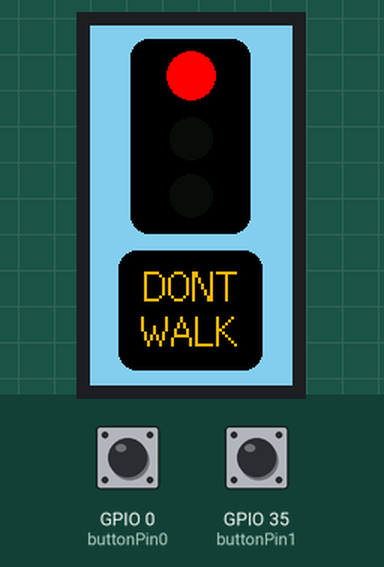
Bench run of a sketch on a simulated ESP32. On the bench: 135×240 colour display. Inputs (shaded band) come from the test bench; at power-on: GPIO 0 (buttonPin0) HIGH, GPIO 35 (buttonPin1) LOW.

Above: at 0.3 s.
At 12.3 s:
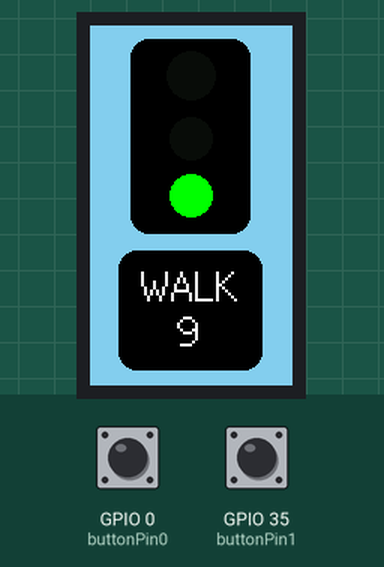
At 14.3 s:
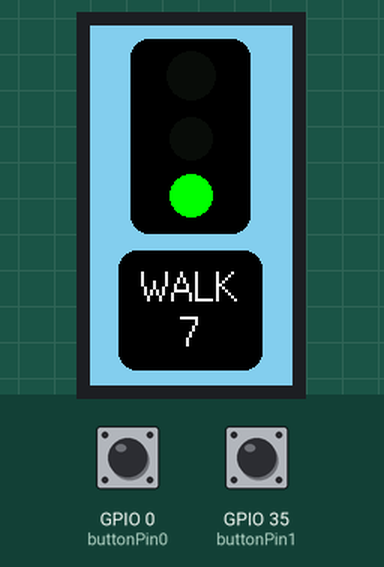
At 17.4 s:
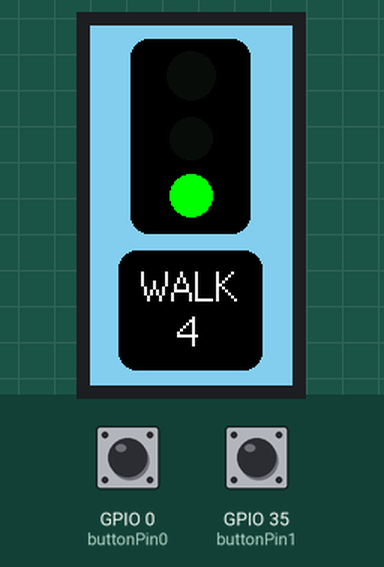
At 21.4 s:
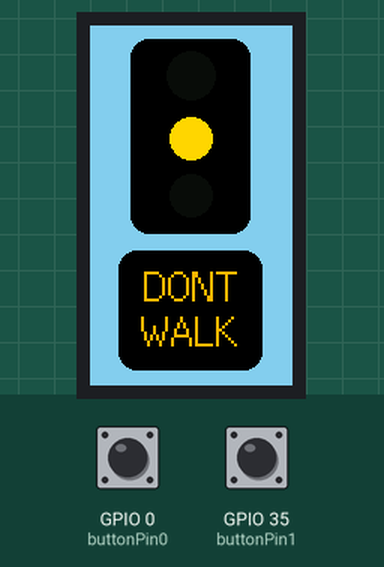
At 35.4 s:
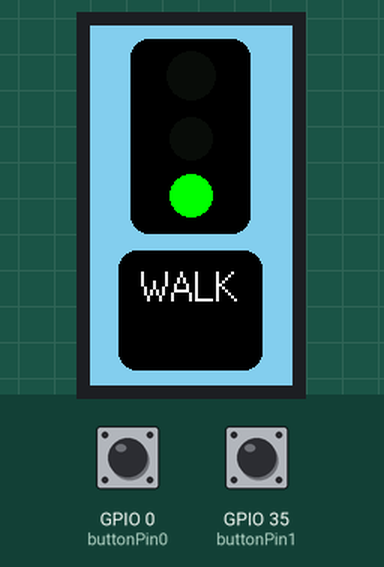

The sketch:

ESP32_TTGO_Traffic_Light.ino
```cpp
// ========================================================================
// ESP32+TTGO Traffic Light
// ========================================================================


#include <TFT_eSPI.h>        // Hardware-specific library
TFT_eSPI tft = TFT_eSPI();   // Invoke library


const int buttonPin0 = 0;
const int buttonPin1 = 35;

const int kCenterX = 67;

const int kTrafficLightY = 9;
const int kTrafficLightWidth = 80;
const int kTrafficLightHeight = 130;
const int kTrafficLightCornerRadius = 12;

const int kTrafficLightStopY = 24;
const int kTrafficLightStopRadius = 16;

const int kTrafficLightWarningY = 66;
const int kTrafficLightWarningRadius = 14;

const int kTrafficLightGoY = 104;
const int kTrafficLightGoRadius = 14;

const int kWalkWidth = 96;
const int kWalkY = 150;
const int kWalkHeight = 80;
const int kWalkCornerRadius = 12;

const int kStopDurationSeconds = 10;
const int kWarningDurationSeconds = 4;
const int kWalkDurationSeconds = 15;


bool buttonHeldDown0 = false;


void setup()
{
  pinMode (buttonPin0, INPUT);
  pinMode (buttonPin1, INPUT);

  // Initialize display, paint screen sky blue.
  tft.begin ();
  tft.fillScreen (TFT_SKYBLUE);

  // Initial draw of traffic light.
  drawTrafficLight (0);

  drawDontWalk();
}

void loop()
{
  long duration;
  long count;

  if ((digitalRead (buttonPin0) == LOW) || (digitalRead (buttonPin1) == LOW)) {
    buttonHeldDown0 = true;
  } else {
    buttonHeldDown0 = false;
  }

  // Stop.
  drawTrafficLight (0);
  drawDontWalk();
  sleep(kStopDurationSeconds);

  // Go.
  drawTrafficLight (2);
  duration = kWalkDurationSeconds - kWarningDurationSeconds;
  do {
    drawWalk(duration);
    sleep(1);
    duration = duration - 1;
  } while (duration > 0);

  // Warning.
  drawTrafficLight (1);
  drawDontWalk();
  duration = kWarningDurationSeconds;
  sleep (kWarningDurationSeconds);
}

void drawWalk (int count)
{
  tft.fillRoundRect (kCenterX - (kWalkWidth / 2), kWalkY, kWalkWidth , kWalkHeight, kWalkCornerRadius, TFT_BLACK);
  tft.setTextSize(2);
  tft.setTextColor(TFT_WHITE, TFT_BLACK);
  tft.drawString("WALK", 34, 158, 2);
  if (count < 10) {
    tft.drawNumber(count, 58, 188, 2);
  }
}

void drawDontWalk ()
{
  tft.fillRoundRect (kCenterX - (kWalkWidth / 2), kWalkY, kWalkWidth , kWalkHeight, kWalkCornerRadius, TFT_BLACK);
  tft.setTextSize(2);
  tft.setTextColor(TFT_ORANGE, TFT_BLACK);
  tft.drawString("DONT", 36, 158, 2);
  tft.drawString("WALK", 34, 188, 2);
}
void drawTrafficLight (int state)
{
  tft.fillRoundRect (kCenterX - (kTrafficLightWidth / 2), kTrafficLightY, kTrafficLightWidth, kTrafficLightHeight, kTrafficLightCornerRadius, TFT_BLACK);

  switch (state) {
    case 0:
    drawStopLight(true);
    drawWarningLight(false);
    drawGoLight(false);
    break;

    case 1:
    drawStopLight(false);
    drawWarningLight(true);
    drawGoLight(false);
    break;

    case 2:
    drawStopLight(false);
    drawWarningLight(false);
    drawGoLight(true);
    break;
  }
}

void drawStopLight (bool isOn)
{
  if (isOn) {
    tft.fillCircle (kCenterX, kTrafficLightY + kTrafficLightStopY, kTrafficLightStopRadius, TFT_RED);
  } else  {
    tft.fillCircle (kCenterX, kTrafficLightY + kTrafficLightStopY, kTrafficLightStopRadius, 0x0861);
  }
}

void drawWarningLight (bool isOn)
{
  if (isOn) {
    tft.fillCircle (kCenterX, kTrafficLightY + kTrafficLightWarningY, kTrafficLightWarningRadius, TFT_GOLD);
  } else {
    tft.fillCircle (kCenterX, kTrafficLightY + kTrafficLightWarningY, kTrafficLightWarningRadius, 0x0861);
  }
}

void drawGoLight (bool isOn)
{
  if (isOn) {
    tft.fillCircle (kCenterX, kTrafficLightY + kTrafficLightGoY, kTrafficLightGoRadius, TFT_GREEN);
  } else {
    tft.fillCircle (kCenterX, kTrafficLightY + kTrafficLightGoY, kTrafficLightGoRadius, 0x0861);
  }
}
```

Measured:
- what the display in image 1 shows lasts 1.0 s, from 12.3 s to 13.3 s
- what the display in image 4 shows lasts 4.0 s, from 21.4 s to 25.4 s
- what the display in image 5 shows lasts 2.0 s, from 35.4 s to 37.4 s
